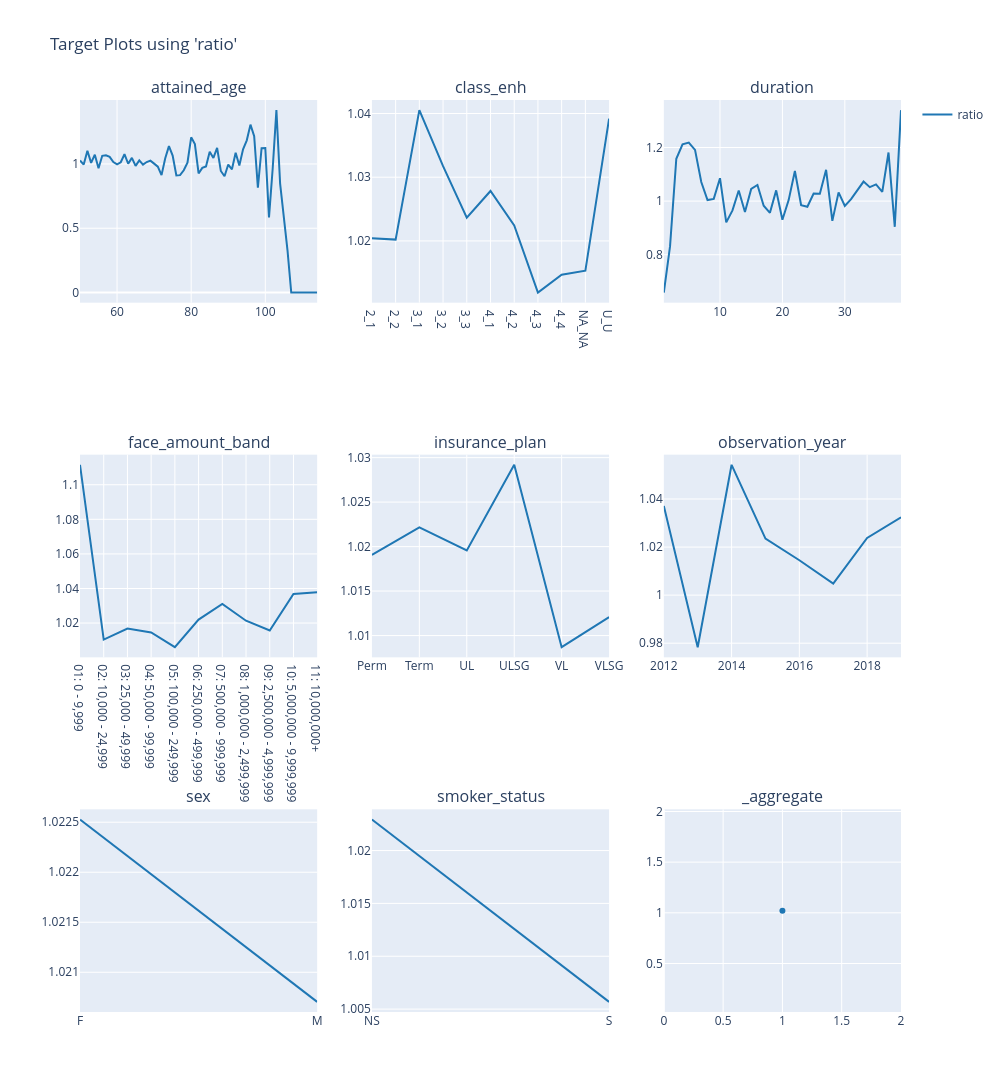

Here is the notebook cell this chart was saved with:
### Markdown cell above
### Train/Test Ratios

### Code cell
# train
charters.target(
    df=model_data.loc[X_train.index],
    target="ratio",
    cols=3,
    features=model_features,
    numerator=["death_claim_amount"],
    denominator=["exp_amt_neural"],
).show()

### Figure 1 — Plotly figure (JSON) as saved in the notebook; plotly's stock layout.template omitted (floating-point values rounded to 4 significant figures)
{"data": [{"line": {"color": "#1F77B4"}, "mode": "lines", "name": "ratio", "showlegend": true, "type": "scatter", "x": [50, 51, 52, 53, 54, 55, 56, 57, 58, 59, 60, 61, 62, 63, 64, 65, 66, 67, 68, 69, 70, 71, 72, 73, 74, 75, 76, 77, 78, 79, 80, 81, 82, 83, 84, 85, 86, 87, 88, 89, 90, 91, 92, 93, 94, 95, 96, 97, 98, 99, 100, 101, 102, 103, 104, 105, 106, 107, 108, 109, 110, 111, 112, 113, 114], "xaxis": "x", "y": [1.027, 0.995, 1.102, 1.008, 1.072, 0.9668, 1.064, 1.068, 1.055, 1.014, 0.9964, 1.013, 1.076, 1.002, 1.047, 0.9855, 1.028, 0.9947, 1.015, 1.026, 1.003, 0.9791, 0.913, 1.044, 1.138, 1.065, 0.9101, 0.9127, 0.9512, 1.011, 1.207, 1.154, 0.9262, 0.9695, 0.9803, 1.095, 1.047, 1.125, 0.9453, 0.9043, 0.9952, 0.9585, 1.087, 0.988, 1.114, 1.184, 1.306, 1.217, 0.8147, 1.123, 1.123, 0.5845, 0.9663, 1.419, 0.8471, 0.6098, 0.326, 0.0, 0.0, 0.0, 0.0, 0.0, 0.0, 0.0, 0.0], "yaxis": "y"}, {"line": {"color": "#1F77B4"}, "mode": "lines", "name": "ratio", "showlegend": false, "type": "scatter", "x": ["2_1", "2_2", "3_1", "3_2", "3_3", "4_1", "4_2", "4_3", "4_4", "NA_NA", "U_U"], "xaxis": "x2", "y": [1.02, 1.02, 1.041, 1.032, 1.024, 1.028, 1.022, 1.012, 1.015, 1.015, 1.039], "yaxis": "y2"}, {"line": {"color": "#1F77B4"}, "mode": "lines", "name": "ratio", "showlegend": false, "type": "scatter", "x": [1, 2, 3, 4, 5, 6, 7, 8, 9, 10, 11, 12, 13, 14, 15, 16, 17, 18, 19, 20, 21, 22, 23, 24, 25, 26, 27, 28, 29, 30, 31, 32, 33, 34, 35, 36, 37, 38, 39], "xaxis": "x3", "y": [0.6589, 0.8318, 1.158, 1.212, 1.218, 1.191, 1.071, 1.004, 1.008, 1.086, 0.9205, 0.9654, 1.039, 0.9593, 1.045, 1.06, 0.9827, 0.9564, 1.04, 0.9302, 1.004, 1.112, 0.985, 0.979, 1.028, 1.027, 1.117, 0.9262, 1.033, 0.9819, 1.007, 1.042, 1.073, 1.052, 1.062, 1.034, 1.181, 0.9042, 1.339], "yaxis": "y3"}, {"line": {"color": "#1F77B4"}, "mode": "lines", "name": "ratio", "showlegend": false, "type": "scatter", "x": ["01: 0 - 9,999", "02: 10,000 - 24,999", "03: 25,000 - 49,999", "04: 50,000 - 99,999", "05: 100,000 - 249,999", "06: 250,000 - 499,999", "07: 500,000 - 999,999", "08: 1,000,000 - 2,499,999", "09: 2,500,000 - 4,999,999", "10: 5,000,000 - 9,999,999", "11: 10,000,000+"], "xaxis": "x4", "y": [1.112, 1.01, 1.017, 1.015, 1.006, 1.022, 1.031, 1.021, 1.016, 1.037, 1.038], "yaxis": "y4"}, {"line": {"color": "#1F77B4"}, "mode": "lines", "name": "ratio", "showlegend": false, "type": "scatter", "x": ["Perm", "Term", "UL", "ULSG", "VL", "VLSG"], "xaxis": "x5", "y": [1.019, 1.022, 1.02, 1.029, 1.009, 1.012], "yaxis": "y5"}, {"line": {"color": "#1F77B4"}, "mode": "lines", "name": "ratio", "showlegend": false, "type": "scatter", "x": [2012, 2013, 2014, 2015, 2016, 2017, 2018, 2019], "xaxis": "x6", "y": [1.037, 0.9783, 1.054, 1.023, 1.015, 1.005, 1.024, 1.032], "yaxis": "y6"}, {"line": {"color": "#1F77B4"}, "mode": "lines", "name": "ratio", "showlegend": false, "type": "scatter", "x": ["F", "M"], "xaxis": "x7", "y": [1.023, 1.021], "yaxis": "y7"}, {"line": {"color": "#1F77B4"}, "mode": "lines", "name": "ratio", "showlegend": false, "type": "scatter", "x": ["NS", "S"], "xaxis": "x8", "y": [1.023, 1.006], "yaxis": "y8"}, {"line": {"color": "#1F77B4"}, "mode": "markers", "name": "ratio", "showlegend": false, "type": "scatter", "x": [1], "xaxis": "x9", "y": [1.021], "yaxis": "y9"}], "layout": {"annotations": [{"font": {"size": 16}, "showarrow": false, "text": "attained_age", "x": 0.1444, "xanchor": "center", "xref": "paper", "y": 1, "yanchor": "bottom", "yref": "paper"}, {"font": {"size": 16}, "showarrow": false, "text": "class_enh", "x": 0.5, "xanchor": "center", "xref": "paper", "y": 1, "yanchor": "bottom", "yref": "paper"}, {"font": {"size": 16}, "showarrow": false, "text": "duration", "x": 0.8556, "xanchor": "center", "xref": "paper", "y": 1, "yanchor": "bottom", "yref": "paper"}, {"font": {"size": 16}, "showarrow": false, "text": "face_amount_band", "x": 0.1444, "xanchor": "center", "xref": "paper", "y": 0.6111, "yanchor": "bottom", "yref": "paper"}, {"font": {"size": 16}, "showarrow": false, "text": "insurance_plan", "x": 0.5, "xanchor": "center", "xref": "paper", "y": 0.6111, "yanchor": "bottom", "yref": "paper"}, {"font": {"size": 16}, "showarrow": false, "text": "observation_year", "x": 0.8556, "xanchor": "center", "xref": "paper", "y": 0.6111, "yanchor": "bottom", "yref": "paper"}, {"font": {"size": 16}, "showarrow": false, "text": "sex", "x": 0.1444, "xanchor": "center", "xref": "paper", "y": 0.2222, "yanchor": "bottom", "yref": "paper"}, {"font": {"size": 16}, "showarrow": false, "text": "smoker_status", "x": 0.5, "xanchor": "center", "xref": "paper", "y": 0.2222, "yanchor": "bottom", "yref": "paper"}, {"font": {"size": 16}, "showarrow": false, "text": "_aggregate", "x": 0.8556, "xanchor": "center", "xref": "paper", "y": 0.2222, "yanchor": "bottom", "yref": "paper"}], "height": 1200, "legend": {"orientation": "v", "x": 1.02, "xanchor": "left", "y": 1, "yanchor": "top"}, "title": {"text": "Target Plots using 'ratio'"}, "width": 1000, "xaxis": {"anchor": "y", "domain": [0, 0.2889]}, "xaxis2": {"anchor": "y2", "domain": [0.3556, 0.6444]}, "xaxis3": {"anchor": "y3", "domain": [0.7111, 1]}, "xaxis4": {"anchor": "y4", "domain": [0, 0.2889]}, "xaxis5": {"anchor": "y5", "domain": [0.3556, 0.6444]}, "xaxis6": {"anchor": "y6", "domain": [0.7111, 1]}, "xaxis7": {"anchor": "y7", "domain": [0, 0.2889]}, "xaxis8": {"anchor": "y8", "domain": [0.3556, 0.6444]}, "xaxis9": {"anchor": "y9", "domain": [0.7111, 1]}, "yaxis": {"anchor": "x", "domain": [0.7778, 1], "type": "-"}, "yaxis2": {"anchor": "x2", "domain": [0.7778, 1]}, "yaxis3": {"anchor": "x3", "domain": [0.7778, 1]}, "yaxis4": {"anchor": "x4", "domain": [0.3889, 0.6111]}, "yaxis5": {"anchor": "x5", "domain": [0.3889, 0.6111]}, "yaxis6": {"anchor": "x6", "domain": [0.3889, 0.6111]}, "yaxis7": {"anchor": "x7", "domain": [0, 0.2222]}, "yaxis8": {"anchor": "x8", "domain": [0, 0.2222]}, "yaxis9": {"anchor": "x9", "domain": [0, 0.2222]}}}
